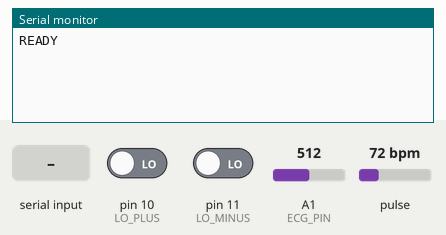
A sketch run on a simulated Arduino Uno, built with avr-gcc and run on an emulated ATmega328P. Parts: the last lines printed to the serial monitor. The inputs (shaded band) are chosen by the test bench; at power-on: pin 10 (LO_PLUS) LOW, pin 11 (LO_MINUS) LOW, A1 (ECG_PIN) = 512, pulse 72 bpm.

Above: at 1.2 s.
1.3 s: "PULSE\n" received over Serial
At 2.7 s:
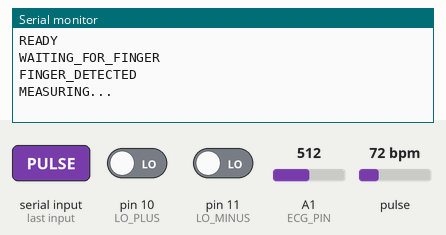
At 6.57 s:
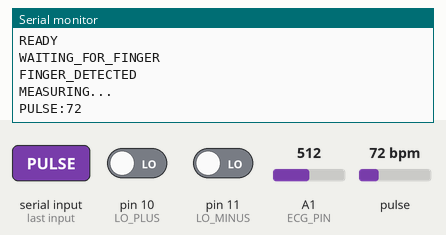

Measured:
- after the input at 1.3 s, the serial monitor: prints a new line at once (image 1)

The sketch:

Vital_Sensors.ino
```cpp
#include <PulseSensorPlayground.h>

const int PulseWire = A0;
const int ECG_PIN = A1;
const int LO_PLUS = 10;
const int LO_MINUS = 11;

PulseSensorPlayground pulseSensor;

bool measuring = false;

void setup() {

  Serial.begin(115200);
  pinMode(LO_PLUS, INPUT);
  pinMode(LO_MINUS, INPUT);
  pulseSensor.analogInput(PulseWire);
  pulseSensor.setThreshold(550);

  pulseSensor.begin();

  Serial.println("READY");
}

void loop() {

  if (Serial.available()) {

    String cmd = Serial.readStringUntil('\n');
    cmd.trim();

    if (cmd == "PULSE") {

      measuring = true;

      Serial.println("WAITING_FOR_FINGER");
    }
  }

  if (measuring) {

  static bool fingerDetected = false;
  static unsigned long startTime = 0;
  static int sum = 0;
  static int count = 0;

  if (pulseSensor.sawStartOfBeat()) {

    int bpm = pulseSensor.getBeatsPerMinute();

    if (!fingerDetected) {
      Serial.println("FINGER_DETECTED");
      Serial.println("MEASURING...");
      fingerDetected = true;
      startTime = millis();
    }

    if (bpm > 40 && bpm < 180) {
      sum += bpm;
      count++;
    }

    if (millis() - startTime >= 5000) {

  if (count > 0) {

    int avg = sum / count;

    Serial.print("PULSE:");
    Serial.println(avg);

  } else {

    Serial.println("NO_PULSE_DETECTED");

  }

  // =========================
  // ECG Measurement
  // =========================

  if (digitalRead(LO_PLUS) == HIGH || digitalRead(LO_MINUS) == HIGH) {

    Serial.println("ECG:-1");

  } else {

    long ecgSum = 0;

    for (int i = 0; i < 200; i++) {

      ecgSum += analogRead(ECG_PIN);
      delay(2);

    }

    int avgECG = ecgSum / 200;

    Serial.print("ECG:");
    Serial.println(avgECG);

  }

  measuring = false;
  fingerDetected = false;
  sum = 0;
  count = 0;

  Serial.println("READY");
}
  }
}
}
```
